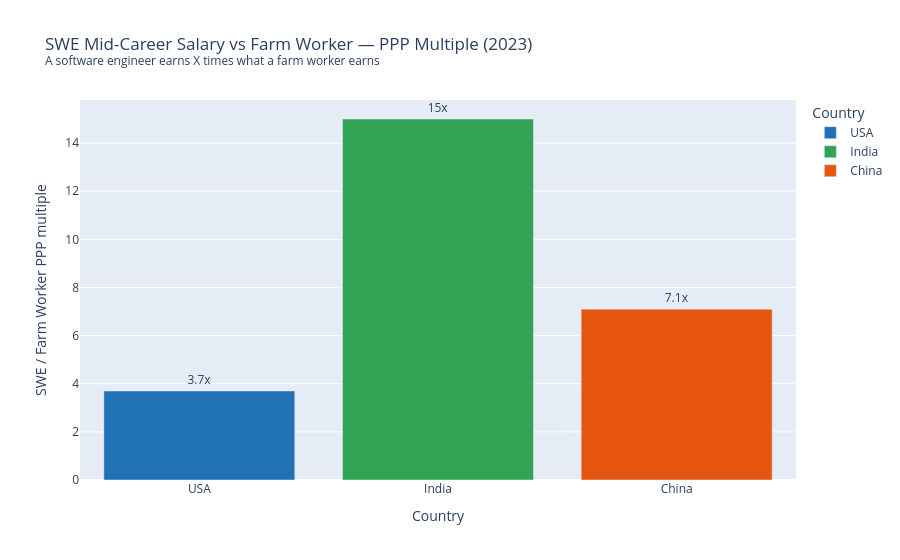

The notebook cell this image was saved under:
### Code cell
farm_ppp = mid[mid['role'] == 'farm_worker'][['country', 'median_salary_ppp_usd']].rename(
    columns={'median_salary_ppp_usd': 'farm_ppp'}
)
swe_vs_farm = swe_ppp.merge(farm_ppp, on='country')
swe_vs_farm['multiple'] = (swe_vs_farm['swe_ppp'] / swe_vs_farm['farm_ppp']).round(1)

fig3 = px.bar(
    swe_vs_farm, x='country', y='multiple', color='country',
    color_discrete_map=country_colors,
    title='SWE Mid-Career Salary vs Farm Worker — PPP Multiple (2023)<br>'
          '<sup>A software engineer earns X times what a farm worker earns</sup>',
    labels={'multiple': 'SWE / Farm Worker PPP multiple', 'country': 'Country'},
    text='multiple',
)
fig3.update_traces(texttemplate='%{text}x', textposition='outside')
fig3.show()

### Figure 1 — Plotly figure (JSON) as saved in the notebook; plotly's stock layout.template omitted (floating-point values rounded to 4 significant figures)
{"data": [{"hovertemplate": "Country=%{x}<br>SWE / Farm Worker PPP multiple=%{text}<extra></extra>", "legendgroup": "USA", "marker": {"color": "#2171b5", "pattern": {"shape": ""}}, "name": "USA", "orientation": "v", "showlegend": true, "text": [3.7], "textposition": "outside", "texttemplate": "%{text}x", "type": "bar", "x": ["USA"], "xaxis": "x", "y": [3.7], "yaxis": "y"}, {"hovertemplate": "Country=%{x}<br>SWE / Farm Worker PPP multiple=%{text}<extra></extra>", "legendgroup": "India", "marker": {"color": "#31a354", "pattern": {"shape": ""}}, "name": "India", "orientation": "v", "showlegend": true, "text": [15.0], "textposition": "outside", "texttemplate": "%{text}x", "type": "bar", "x": ["India"], "xaxis": "x", "y": [15.0], "yaxis": "y"}, {"hovertemplate": "Country=%{x}<br>SWE / Farm Worker PPP multiple=%{text}<extra></extra>", "legendgroup": "China", "marker": {"color": "#e6550d", "pattern": {"shape": ""}}, "name": "China", "orientation": "v", "showlegend": true, "text": [7.1], "textposition": "outside", "texttemplate": "%{text}x", "type": "bar", "x": ["China"], "xaxis": "x", "y": [7.1], "yaxis": "y"}], "layout": {"barmode": "relative", "legend": {"title": {"text": "Country"}, "tracegroupgap": 0}, "title": {"text": "SWE Mid-Career Salary vs Farm Worker — PPP Multiple (2023)<br><sup>A software engineer earns X times what a farm worker earns</sup>"}, "xaxis": {"anchor": "y", "categoryarray": ["USA", "India", "China"], "categoryorder": "array", "domain": [0.0, 1.0], "title": {"text": "Country"}}, "yaxis": {"anchor": "x", "domain": [0.0, 1.0], "title": {"text": "SWE / Farm Worker PPP multiple"}}}}
